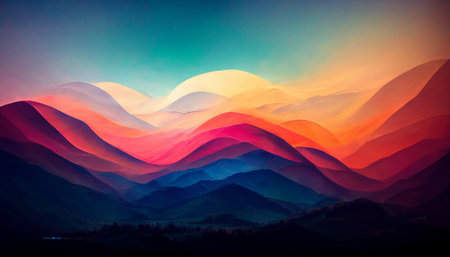
#> input picture Array/ex05/landscape.jpg, 450 x 257 px
$ python tester.py
#> lines starting #> are read from the running program, lines starting #| are printed output that depends on the picture
### Array/ex05/load_image.py
from PIL import Image
import numpy as np

def ft_load(image_path) -> np.ndarray:
    """
    Load an image and convert it to numpy array.
    """
#> called with image_path = 'landscape.jpg'
    image = Image.open(image_path)
#> image is the input picture: PIL image 450x257 RGB; mean R, G, B 98.7, 79.1, 89.1
    image_array = np.array(image)
    print(f"The shape of image is: {image_array.shape}")
#| The shape of image is: (257, 450, 3)
    return image_array

### Array/ex05/pimp_image.py
import numpy as np

def ft_invert(array: np.ndarray) -> np.ndarray:
    """
    Inverts the color of the image received.
    """
    return 255 - array
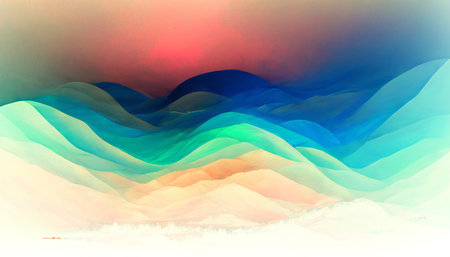
#> returned value: shape (257, 450, 3); mean of channels 0, 1, 2 156.3, 175.9, 165.9; drawn as R, G, B

def ft_red(array: np.ndarray) -> np.ndarray:
    """
    Enhances the red color in the image.
    """
    array[..., 0] *= 2  # Multiplying red channel by 2
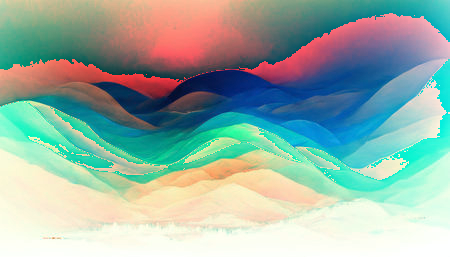
#> array: shape (257, 450, 3); mean R, G, B 150.2, 175.9, 165.9
    return array

def ft_green(array: np.ndarray) -> np.ndarray:
    """
    Reduces the green color in the image.
    """
    array[..., 1] -= 50  # Subtracting 50 from green channel
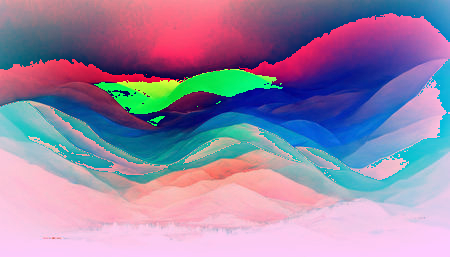
#> array: shape (257, 450, 3); mean R, G, B 150.2, 134.1, 165.9
    return array

def ft_blue(array: np.ndarray) -> np.ndarray:
    """
    Set the blue color in the image to maximum.
    """
    array[..., 2] = 255  # Setting blue channel to 255
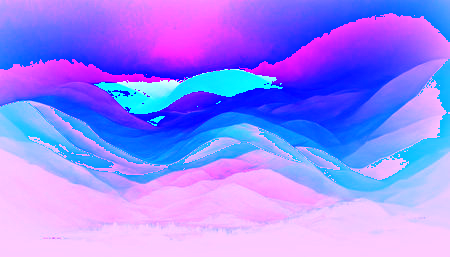
#> array: shape (257, 450, 3); mean R, G, B 150.2, 134.1, 255
    return array

def ft_grey(array: np.ndarray) -> np.ndarray:
    """
    Converts the image to grayscale.
    """
    return np.dot(array[...,:3], [0.2989, 0.5870, 0.1140])
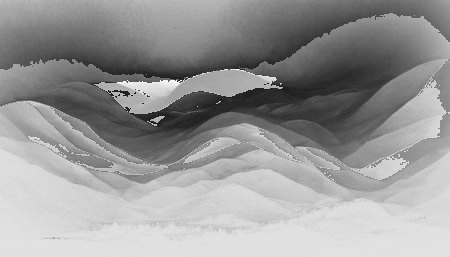
#> returned value: shape (257, 450) float64; min 29.07, max 254.1, mean 152.7

### Array/ex05/tester.py
import matplotlib.pyplot as plt
from load_image import ft_load
from pimp_image import ft_invert, ft_red, ft_green, ft_blue, ft_grey

# Loading the image
array = ft_load("landscape.jpg")

# Apply invert and display the result
array = ft_invert(array)
plt.imshow(array)
plt.title('Inverted')
plt.show()

# Apply red and display the result
array = ft_red(array)
plt.imshow(array)
plt.title('Red')
plt.show()

# Apply green and display the result
array = ft_green(array)
plt.imshow(array)
plt.title('Green')
plt.show()

# Apply blue and display the result
array = ft_blue(array)
plt.imshow(array)
plt.title('Blue')
plt.show()

# Apply grey and display the result
array = ft_grey(array)
plt.imshow(array, cmap='gray')  # Grayscale image needs a gray colormap
plt.title('Grey')
plt.show()

print(ft_invert.__doc__)
